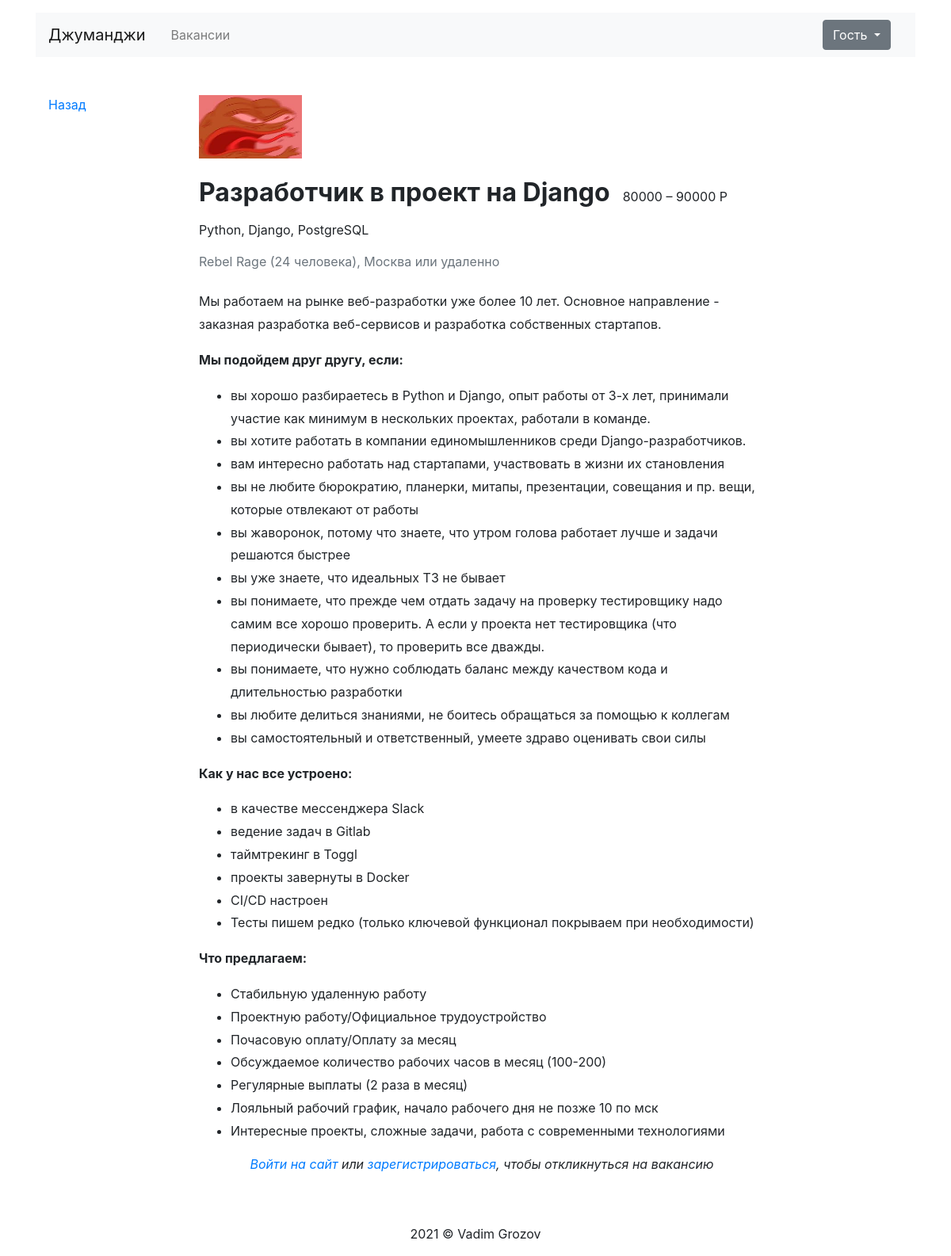
/vacancies/2/, run on the app's committed database.
### jobs/models.py (models this page shows)
class Vacancy(models.Model):
    title = models.CharField(max_length=128)
    speciality = models.ForeignKey(Speciality,
                                   on_delete=models.CASCADE,
                                   related_name='vacancies',
                                   default='backend')
    company = models.ForeignKey(Company,
                                on_delete=models.CASCADE,
                                related_name='vacancies')
    skills = models.TextField()
    description = models.TextField()
    salary_min = models.PositiveIntegerField()
    salary_max = models.PositiveIntegerField()
    published_at = models.DateField()

class Company(models.Model):
    name = models.CharField(max_length=128)
    location = models.CharField(max_length=128)
    logo = models.ImageField(upload_to=settings.MEDIA_COMPANY_IMAGE_DIR)
    description = models.TextField()
    employee_count = models.PositiveIntegerField()
    owner = models.OneToOneField(User,
                                 on_delete=models.CASCADE,
                                 related_name='companies',
                                 null=True)

### jobs/views/main.py (the view, shortened to what this page needs)
# urls.py: path('vacancies/<int:vacancy_id>/', VacancyView.as_view(), name='vacancy'),
class VacancyView(View):
    def get(self, request, *args, **kwargs):
        vacancy = get_object_or_404(Vacancy, id=kwargs['vacancy_id'])
        context = {
            'vacancy': vacancy,
            'skills_redefined': vacancy.skills,
        }
        if request.user.id:
            context['form'] = ApplicationSendForm
        else:
            context['form'] = ''
        return render(request, "main/vacancy.html", context=context)

### jobs/templatetags/ru_pluralize.py (called while the page is built)
@register.filter()
def ru_pluralize(number: Union[int, str], arg: str = 'дурак,дурака,дураков'):
    nominative_singular, genitive_singular, genitive_plural = arg.split(',')
    number = abs(int(number))
    if 10 <= number % 100 <= 20:
        return f'{number} {genitive_plural}'
    if number % 10 == 1:
        return f'{number} {nominative_singular}'
    if 2 <= number % 10 <= 4:
        return f'{number} {genitive_singular}'
    return f'{number} {genitive_plural}'

### jobs/templates/main/vacancy.html
{% extends 'base.html' %}
{% block container %}
{% load ru_pluralize %}
{% load crispy_forms_tags %}
  <main class="container mt-3 pb-5">
    <div class="row mt-5">
      <div class="col-12 col-lg-2">
        <div class="pl-3 mb-5">
          <p><a href="#">Назад</a></p>
        </div>
      </div>
      <div class="col-12 col-lg-8">
        <section class="pl-3">
          <a href="#"><img src="{{ vacancy.company.logo.url }}" width="130" height="80" alt=""></a>
          <div class="d-flex align-items-baseline align-content-baseline">
            <h1 class="h2 mt-4 font-weight-bold">{{ vacancy.title }}</h1>
            <p class="m-0 pl-3">{{ vacancy.salary_min }} – {{ vacancy.salary_max }} Р</p>
          </div>
          <p class="mt-2">{{ skills_redefined }}</p>
          <p class="text-muted mb-4">{{ vacancy.company.name }} ({{ vacancy.company.employee_count|ru_pluralize:'человек,человека,человек' }}), {{ vacancy.company.location }} или удаленно</p>
          <div style="line-height: 1.8;">
            {{ vacancy.description | safe }}
          </div>
          {% if form %}
          <form action="" method="post" class="card mt-4 mb-3" enctype="multipart/form-data">
            {% csrf_token %}
            <div class="card-body mx-3">
              <p class="h5 mt-3 font-weight-normal">Откликнуться на вакансию</p>
                {% crispy form %}
            </div>
          </form>
          {% else %}
              <p align="center"><i><a href="{% url 'login' %}">Войти на сайт</a> или <a href="{% url 'register' %}">зарегистрироваться</a>, чтобы откликнуться на вакансию</i></p>
          {% endif %}
        </section>
      </div>
    </div>
  </main>
{% endblock %}

### data on the page
Vacancy: company.logo (picture), title "Разработчик в проект на Django", salary_min "80000", salary_max "90000", skills "Python, Django, PostgreSQL", company.name "Rebel Rage", company.employee_count|ru_pluralize "24 человека", company.location "Москва", description "Мы работаем на рынке веб-разработки уже более 10 лет. Основное направление - заказная разработка веб-сервисов и разработка собственных стартапов. Мы подойдем друг другу, если: вы хорошо разбираетесь в Python и Django, опыт работы от 3-х лет, принимали участие как минимум в нескольких проектах, работали в команде. вы хотите работать в компании единомышленников среди Django-разработчиков. вам интересно работать над стартапами, участвовать в жизни их становления вы не любите бюрократию, планерки, митапы, презентации, совещания и пр. вещи, которые отвлекают от работы вы жаворонок, потому что знаете, что утром голова работает лучше и задачи решаются быстрее вы уже знаете, что идеальных ТЗ не…"
